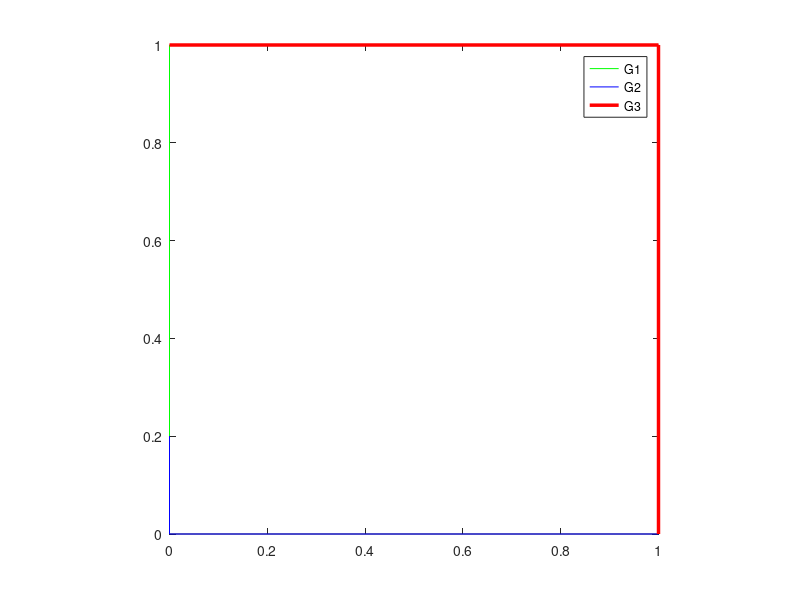

MATLAB code for this plot:
figure(1), clf
x1 = [0, 0];
y1 = [0.2, 1];

x2 = [0, 0, 1];
y2 = [0.2, 0, 0];

x3 = [1, 1, 0];
y3 = [0, 1, 1];

plot (x1,y1,'g',x2,y2,'b',x3,y3,'r','LineWidth',2.5);
axis square;
legend ('G1','G2','G3')
